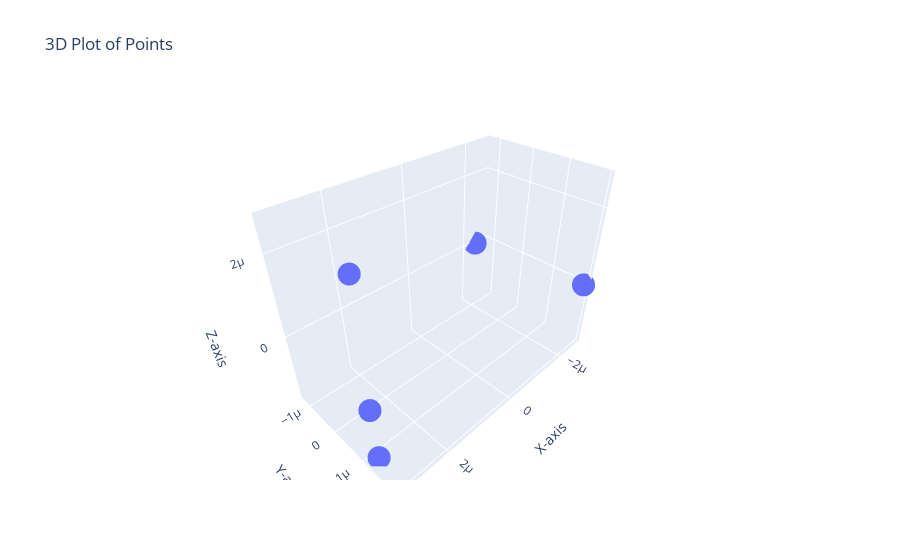

The cell this chart's notebook holds for it:
### Code cell
plot_3D_points(Xab)

### Figure 1 — Plotly figure (JSON) as saved in the notebook; plotly's stock layout.template omitted (floating-point values rounded to 4 significant figures)
{"data": [{"mode": "markers", "type": "scatter3d", "x": [3.187e-06, 3.187e-06, 3.187e-06, 3.187e-06, 3.146e-06, 3.186e-06, -2.688e-06, -2.688e-06, -2.688e-06, -2.688e-06, -2.688e-06, -2.345e-06], "y": [1.234e-06, 1.234e-06, 1.234e-06, 1.234e-06, 1.241e-06, 1.234e-06, 1.975e-06, 1.975e-06, 1.975e-06, 1.975e-06, 1.975e-06, -1.269e-06], "z": [-2.53e-07, -2.53e-07, -2.53e-07, -2.53e-07, -1.692e-06, 2.695e-06, 2.564e-09, 2.564e-09, 2.564e-09, 2.564e-09, 2.564e-09, 1.102e-09]}], "layout": {"scene": {"xaxis": {"title": {"text": "X-axis"}}, "yaxis": {"title": {"text": "Y-axis"}}, "zaxis": {"title": {"text": "Z-axis"}}}, "title": {"text": "3D Plot of Points"}}}
